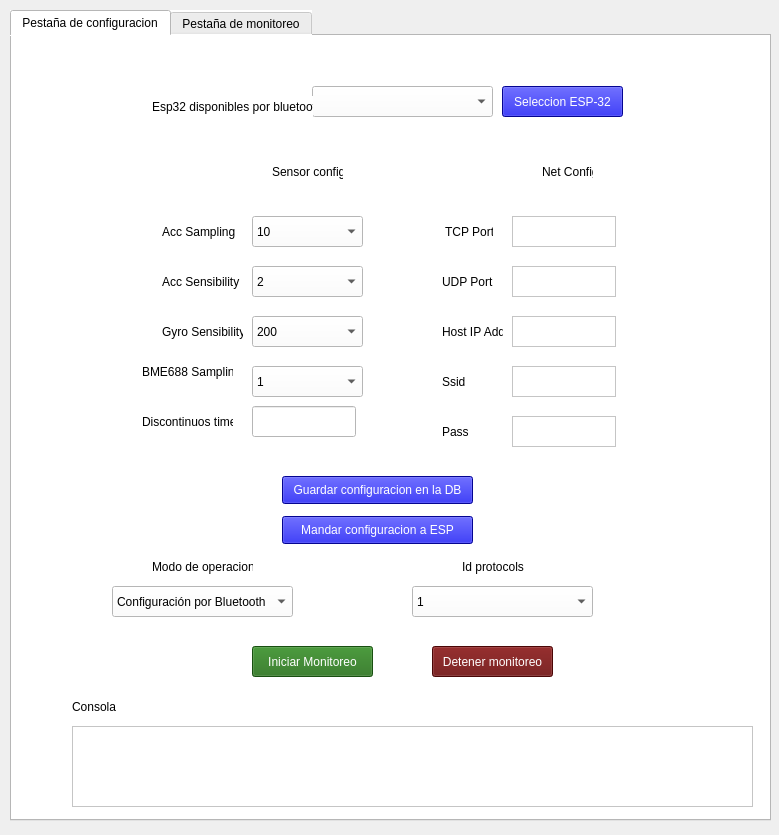
<?xml version="1.0" encoding="UTF-8"?>
<ui version="4.0">
 <class>Dialog</class>
 <widget class="QDialog" name="Dialog">
  <property name="geometry">
   <rect>
    <x>0</x>
    <y>0</y>
    <width>779</width>
    <height>835</height>
   </rect>
  </property>
  <property name="windowTitle">
   <string>Dialog</string>
  </property>
  <widget class="QTabWidget" name="Pestana_principal">
   <property name="geometry">
    <rect>
     <x>10</x>
     <y>10</y>
     <width>761</width>
     <height>811</height>
    </rect>
   </property>
   <property name="styleSheet">
    <string notr="true">background-color: rgb(255, 255, 255);</string>
   </property>
   <property name="currentIndex">
    <number>0</number>
   </property>
   <widget class="QWidget" name="tab">
    <attribute name="title">
     <string>Pestaña de configuracion</string>
    </attribute>
    <widget class="QPushButton" name="boton_inicio_2">
     <property name="geometry">
      <rect>
       <x>350</x>
       <y>-50</y>
       <width>93</width>
       <height>28</height>
      </rect>
     </property>
     <property name="text">
      <string>Inicio</string>
     </property>
    </widget>
    <widget class="QComboBox" name="selec_esp">
     <property name="geometry">
      <rect>
       <x>300</x>
       <y>50</y>
       <width>181</width>
       <height>31</height>
      </rect>
     </property>
     <property name="styleSheet">
      <string notr="true">background-color: rgb(255, 255, 255);</string>
     </property>
    </widget>
    <widget class="QPushButton" name="boton_configuracion_3">
     <property name="geometry">
      <rect>
       <x>490</x>
       <y>50</y>
       <width>121</width>
       <height>31</height>
      </rect>
     </property>
     <property name="styleSheet">
      <string notr="true">background-color: rgb(5, 5, 203);
color: rgb(255, 255, 255);</string>
     </property>
     <property name="text">
      <string>Seleccion ESP-32</string>
     </property>
    </widget>
    <widget class="QPushButton" name="boton_configuracion">
     <property name="geometry">
      <rect>
       <x>270</x>
       <y>440</y>
       <width>191</width>
       <height>28</height>
      </rect>
     </property>
     <property name="styleSheet">
      <string notr="true">background-color: rgb(5, 5, 203);
color: rgb(255, 255, 255);</string>
     </property>
     <property name="text">
      <string>Guardar configuracion en la DB</string>
     </property>
    </widget>
    <widget class="QLabel" name="label_7">
     <property name="geometry">
      <rect>
       <x>150</x>
       <y>180</y>
       <width>81</width>
       <height>31</height>
      </rect>
     </property>
     <property name="text">
      <string>Acc Sampling</string>
     </property>
    </widget>
    <widget class="QLabel" name="label_1">
     <property name="geometry">
      <rect>
       <x>140</x>
       <y>60</y>
       <width>161</width>
       <height>21</height>
      </rect>
     </property>
     <property name="styleSheet">
      <string notr="true">color: rgb(0, 0, 0);

</string>
     </property>
     <property name="text">
      <string>Esp32 disponibles por bluetooth</string>
     </property>
    </widget>
    <widget class="QLabel" name="label_9">
     <property name="geometry">
      <rect>
       <x>150</x>
       <y>230</y>
       <width>81</width>
       <height>31</height>
      </rect>
     </property>
     <property name="text">
      <string>Acc Sensibility</string>
     </property>
    </widget>
    <widget class="QLabel" name="label_11">
     <property name="geometry">
      <rect>
       <x>150</x>
       <y>280</y>
       <width>81</width>
       <height>31</height>
      </rect>
     </property>
     <property name="text">
      <string>Gyro Sensibility</string>
     </property>
    </widget>
    <widget class="QLabel" name="label_20">
     <property name="geometry">
      <rect>
       <x>130</x>
       <y>320</y>
       <width>91</width>
       <height>31</height>
      </rect>
     </property>
     <property name="text">
      <string>BME688 Sampling</string>
     </property>
    </widget>
    <widget class="QLabel" name="label_27">
     <property name="geometry">
      <rect>
       <x>130</x>
       <y>370</y>
       <width>91</width>
       <height>31</height>
      </rect>
     </property>
     <property name="text">
      <string>Discontinuos time</string>
     </property>
    </widget>
    <widget class="QLineEdit" name="text_disc_time">
     <property name="geometry">
      <rect>
       <x>240</x>
       <y>370</y>
       <width>104</width>
       <height>31</height>
      </rect>
     </property>
    </widget>
    <widget class="QTextEdit" name="text_tcp_port">
     <property name="geometry">
      <rect>
       <x>500</x>
       <y>180</y>
       <width>104</width>
       <height>31</height>
      </rect>
     </property>
    </widget>
    <widget class="QLabel" name="label_8">
     <property name="geometry">
      <rect>
       <x>430</x>
       <y>180</y>
       <width>51</width>
       <height>31</height>
      </rect>
     </property>
     <property name="text">
      <string> TCP Port</string>
     </property>
    </widget>
    <widget class="QTextEdit" name="text_udp_port">
     <property name="geometry">
      <rect>
       <x>500</x>
       <y>230</y>
       <width>104</width>
       <height>31</height>
      </rect>
     </property>
    </widget>
    <widget class="QLabel" name="label_10">
     <property name="geometry">
      <rect>
       <x>430</x>
       <y>230</y>
       <width>61</width>
       <height>31</height>
      </rect>
     </property>
     <property name="text">
      <string>UDP Port</string>
     </property>
    </widget>
    <widget class="QTextEdit" name="text_host_ip">
     <property name="geometry">
      <rect>
       <x>500</x>
       <y>280</y>
       <width>104</width>
       <height>31</height>
      </rect>
     </property>
    </widget>
    <widget class="QLabel" name="label_12">
     <property name="geometry">
      <rect>
       <x>430</x>
       <y>280</y>
       <width>61</width>
       <height>31</height>
      </rect>
     </property>
     <property name="text">
      <string>Host IP Addr</string>
     </property>
    </widget>
    <widget class="QTextEdit" name="text_ssid">
     <property name="geometry">
      <rect>
       <x>500</x>
       <y>330</y>
       <width>104</width>
       <height>31</height>
      </rect>
     </property>
    </widget>
    <widget class="QLabel" name="label_26">
     <property name="geometry">
      <rect>
       <x>430</x>
       <y>330</y>
       <width>61</width>
       <height>31</height>
      </rect>
     </property>
     <property name="text">
      <string>Ssid</string>
     </property>
    </widget>
    <widget class="QTextEdit" name="text_pass">
     <property name="geometry">
      <rect>
       <x>500</x>
       <y>380</y>
       <width>104</width>
       <height>31</height>
      </rect>
     </property>
    </widget>
    <widget class="QLabel" name="label_28">
     <property name="geometry">
      <rect>
       <x>430</x>
       <y>380</y>
       <width>61</width>
       <height>31</height>
      </rect>
     </property>
     <property name="text">
      <string>Pass</string>
     </property>
    </widget>
    <widget class="QLabel" name="label_3">
     <property name="geometry">
      <rect>
       <x>530</x>
       <y>120</y>
       <width>51</width>
       <height>31</height>
      </rect>
     </property>
     <property name="text">
      <string>Net Config</string>
     </property>
    </widget>
    <widget class="QLabel" name="label_2">
     <property name="geometry">
      <rect>
       <x>260</x>
       <y>120</y>
       <width>71</width>
       <height>31</height>
      </rect>
     </property>
     <property name="text">
      <string>Sensor config</string>
     </property>
    </widget>
    <widget class="QTextEdit" name="consola_1">
     <property name="geometry">
      <rect>
       <x>60</x>
       <y>690</y>
       <width>681</width>
       <height>81</height>
      </rect>
     </property>
     <property name="styleSheet">
      <string notr="true">background-color: rgb(255, 255, 255);</string>
     </property>
    </widget>
    <widget class="QLabel" name="label_31">
     <property name="geometry">
      <rect>
       <x>60</x>
       <y>660</y>
       <width>141</width>
       <height>21</height>
      </rect>
     </property>
     <property name="styleSheet">
      <string notr="true">color: rgb(0, 0, 0);

</string>
     </property>
     <property name="text">
      <string>Consola</string>
     </property>
    </widget>
    <widget class="QPushButton" name="boton_inicio">
     <property name="geometry">
      <rect>
       <x>240</x>
       <y>610</y>
       <width>121</width>
       <height>31</height>
      </rect>
     </property>
     <property name="styleSheet">
      <string notr="true">background-color: rgb(34, 111, 22);
color: rgb(255, 255, 255);</string>
     </property>
     <property name="text">
      <string>Iniciar Monitoreo</string>
     </property>
    </widget>
    <widget class="QComboBox" name="box_modo_op">
     <property name="geometry">
      <rect>
       <x>100</x>
       <y>550</y>
       <width>181</width>
       <height>31</height>
      </rect>
     </property>
     <property name="styleSheet">
      <string notr="true">background-color: rgb(255, 255, 255);</string>
     </property>
     <item>
      <property name="text">
       <string>Configuración por Bluetooth </string>
      </property>
     </item>
     <item>
      <property name="text">
       <string>Configuración vía TCP en BD </string>
      </property>
     </item>
     <item>
      <property name="text">
       <string>Conexión TCP continua</string>
      </property>
     </item>
     <item>
      <property name="text">
       <string>Conexión TCP discontinua</string>
      </property>
     </item>
     <item>
      <property name="text">
       <string>Conexión UDP</string>
      </property>
     </item>
     <item>
      <property name="text">
       <string>BLE continua </string>
      </property>
     </item>
     <item>
      <property name="text">
       <string>BLE discontinua</string>
      </property>
     </item>
    </widget>
    <widget class="QLabel" name="label_29">
     <property name="geometry">
      <rect>
       <x>140</x>
       <y>520</y>
       <width>101</width>
       <height>21</height>
      </rect>
     </property>
     <property name="styleSheet">
      <string notr="true">color: rgb(0, 0, 0);

</string>
     </property>
     <property name="text">
      <string>Modo de operacion</string>
     </property>
    </widget>
    <widget class="QPushButton" name="boton_detener">
     <property name="geometry">
      <rect>
       <x>420</x>
       <y>610</y>
       <width>121</width>
       <height>31</height>
      </rect>
     </property>
     <property name="styleSheet">
      <string notr="true">background-color: rgb(103, 8, 8);
color: rgb(255, 255, 255);</string>
     </property>
     <property name="text">
      <string>Detener monitoreo</string>
     </property>
    </widget>
    <widget class="QComboBox" name="box_id_protocol">
     <property name="geometry">
      <rect>
       <x>400</x>
       <y>550</y>
       <width>181</width>
       <height>31</height>
      </rect>
     </property>
     <property name="styleSheet">
      <string notr="true">background-color: rgb(255, 255, 255);</string>
     </property>
     <item>
      <property name="text">
       <string>1</string>
      </property>
     </item>
     <item>
      <property name="text">
       <string>2</string>
      </property>
     </item>
     <item>
      <property name="text">
       <string>3</string>
      </property>
     </item>
     <item>
      <property name="text">
       <string>4</string>
      </property>
     </item>
     <item>
      <property name="text">
       <string>5</string>
      </property>
     </item>
    </widget>
    <widget class="QLabel" name="label_30">
     <property name="geometry">
      <rect>
       <x>450</x>
       <y>520</y>
       <width>101</width>
       <height>21</height>
      </rect>
     </property>
     <property name="styleSheet">
      <string notr="true">color: rgb(0, 0, 0);

</string>
     </property>
     <property name="text">
      <string>Id protocols</string>
     </property>
    </widget>
    <widget class="QComboBox" name="box_acc_sampling">
     <property name="geometry">
      <rect>
       <x>240</x>
       <y>180</y>
       <width>111</width>
       <height>31</height>
      </rect>
     </property>
     <item>
      <property name="text">
       <string>10</string>
      </property>
     </item>
     <item>
      <property name="text">
       <string>100</string>
      </property>
     </item>
     <item>
      <property name="text">
       <string>400</string>
      </property>
     </item>
     <item>
      <property name="text">
       <string>1000</string>
      </property>
     </item>
    </widget>
    <widget class="QComboBox" name="box_acc_sensibility">
     <property name="geometry">
      <rect>
       <x>240</x>
       <y>230</y>
       <width>111</width>
       <height>31</height>
      </rect>
     </property>
     <item>
      <property name="text">
       <string>2</string>
      </property>
     </item>
     <item>
      <property name="text">
       <string>4</string>
      </property>
     </item>
     <item>
      <property name="text">
       <string>8</string>
      </property>
     </item>
     <item>
      <property name="text">
       <string>16</string>
      </property>
     </item>
     <item>
      <property name="text">
       <string/>
      </property>
     </item>
    </widget>
    <widget class="QComboBox" name="box_gyro_sensibility">
     <property name="geometry">
      <rect>
       <x>240</x>
       <y>280</y>
       <width>111</width>
       <height>31</height>
      </rect>
     </property>
     <item>
      <property name="text">
       <string>200</string>
      </property>
     </item>
     <item>
      <property name="text">
       <string>250</string>
      </property>
     </item>
     <item>
      <property name="text">
       <string>500</string>
      </property>
     </item>
    </widget>
    <widget class="QComboBox" name="box_bme_sampling">
     <property name="geometry">
      <rect>
       <x>240</x>
       <y>330</y>
       <width>111</width>
       <height>31</height>
      </rect>
     </property>
     <item>
      <property name="text">
       <string>1</string>
      </property>
     </item>
     <item>
      <property name="text">
       <string>2</string>
      </property>
     </item>
     <item>
      <property name="text">
       <string>3</string>
      </property>
     </item>
     <item>
      <property name="text">
       <string>4</string>
      </property>
     </item>
    </widget>
    <widget class="QPushButton" name="boton_configuracion_2">
     <property name="geometry">
      <rect>
       <x>270</x>
       <y>480</y>
       <width>191</width>
       <height>28</height>
      </rect>
     </property>
     <property name="styleSheet">
      <string notr="true">background-color: rgb(5, 5, 203);
color: rgb(255, 255, 255);</string>
     </property>
     <property name="text">
      <string>Mandar configuracion a ESP</string>
     </property>
    </widget>
   </widget>
   <widget class="QWidget" name="tab_2">
    <attribute name="title">
     <string>Pestaña de monitoreo</string>
    </attribute>
    <widget class="GraphicsLayoutWidget" name="plot1">
     <property name="geometry">
      <rect>
       <x>30</x>
       <y>60</y>
       <width>691</width>
       <height>141</height>
      </rect>
     </property>
     <property name="styleSheet">
      <string notr="true">background-color: rgb(0, 0, 0);</string>
     </property>
    </widget>
    <widget class="GraphicsLayoutWidget" name="plot2">
     <property name="geometry">
      <rect>
       <x>30</x>
       <y>230</y>
       <width>691</width>
       <height>141</height>
      </rect>
     </property>
     <property name="styleSheet">
      <string notr="true">background-color: rgb(0, 0, 0);</string>
     </property>
    </widget>
    <widget class="QLabel" name="label_21">
     <property name="geometry">
      <rect>
       <x>40</x>
       <y>610</y>
       <width>141</width>
       <height>21</height>
      </rect>
     </property>
     <property name="styleSheet">
      <string notr="true">color: rgb(0, 0, 0);

</string>
     </property>
     <property name="text">
      <string>Consola</string>
     </property>
    </widget>
    <widget class="QProgressBar" name="barra">
     <property name="geometry">
      <rect>
       <x>510</x>
       <y>700</y>
       <width>111</width>
       <height>16</height>
      </rect>
     </property>
     <property name="value">
      <number>24</number>
     </property>
    </widget>
    <widget class="QTextEdit" name="consola_4">
     <property name="geometry">
      <rect>
       <x>40</x>
       <y>640</y>
       <width>681</width>
       <height>81</height>
      </rect>
     </property>
     <property name="styleSheet">
      <string notr="true">background-color: rgb(255, 255, 255);</string>
     </property>
    </widget>
    <widget class="QComboBox" name="selec_plot1">
     <property name="geometry">
      <rect>
       <x>370</x>
       <y>20</y>
       <width>171</width>
       <height>31</height>
      </rect>
     </property>
     <property name="styleSheet">
      <string notr="true">background-color: rgb(255, 255, 255);</string>
     </property>
     <item>
      <property name="text">
       <string>Temperatura</string>
      </property>
     </item>
     <item>
      <property name="text">
       <string>humedad</string>
      </property>
     </item>
     <item>
      <property name="text">
       <string>Acc_x</string>
      </property>
     </item>
     <item>
      <property name="text">
       <string>Acc_y</string>
      </property>
     </item>
     <item>
      <property name="text">
       <string>Acc_z</string>
      </property>
     </item>
     <item>
      <property name="text">
       <string>RMS</string>
      </property>
     </item>
    </widget>
    <widget class="QLabel" name="label_23">
     <property name="geometry">
      <rect>
       <x>160</x>
       <y>20</y>
       <width>201</width>
       <height>31</height>
      </rect>
     </property>
     <property name="text">
      <string>Seleccionar variable a graficar en plot 1</string>
     </property>
    </widget>
    <widget class="QLabel" name="label_24">
     <property name="geometry">
      <rect>
       <x>160</x>
       <y>200</y>
       <width>201</width>
       <height>31</height>
      </rect>
     </property>
     <property name="text">
      <string>Seleccionar variable a graficar en plot 2</string>
     </property>
    </widget>
    <widget class="QComboBox" name="selec_plot2">
     <property name="geometry">
      <rect>
       <x>370</x>
       <y>200</y>
       <width>171</width>
       <height>31</height>
      </rect>
     </property>
     <property name="styleSheet">
      <string notr="true">background-color: rgb(255, 255, 255);</string>
     </property>
     <item>
      <property name="text">
       <string>Temperatura</string>
      </property>
     </item>
     <item>
      <property name="text">
       <string>humedad</string>
      </property>
     </item>
     <item>
      <property name="text">
       <string>Acc_x</string>
      </property>
     </item>
     <item>
      <property name="text">
       <string>Acc_y</string>
      </property>
     </item>
     <item>
      <property name="text">
       <string>Acc_z</string>
      </property>
     </item>
     <item>
      <property name="text">
       <string>RMS</string>
      </property>
     </item>
    </widget>
    <widget class="QComboBox" name="selec_plot3">
     <property name="geometry">
      <rect>
       <x>370</x>
       <y>370</y>
       <width>171</width>
       <height>31</height>
      </rect>
     </property>
     <property name="styleSheet">
      <string notr="true">background-color: rgb(255, 255, 255);</string>
     </property>
     <item>
      <property name="text">
       <string>Temperatura</string>
      </property>
     </item>
     <item>
      <property name="text">
       <string>humedad</string>
      </property>
     </item>
     <item>
      <property name="text">
       <string>Acc_x</string>
      </property>
     </item>
     <item>
      <property name="text">
       <string>Acc_y</string>
      </property>
     </item>
     <item>
      <property name="text">
       <string>Acc_z</string>
      </property>
     </item>
     <item>
      <property name="text">
       <string>RMS</string>
      </property>
     </item>
    </widget>
    <widget class="GraphicsLayoutWidget" name="plot3">
     <property name="geometry">
      <rect>
       <x>30</x>
       <y>400</y>
       <width>691</width>
       <height>141</height>
      </rect>
     </property>
     <property name="styleSheet">
      <string notr="true">background-color: rgb(0, 0, 0);</string>
     </property>
    </widget>
    <widget class="QLabel" name="label_25">
     <property name="geometry">
      <rect>
       <x>160</x>
       <y>370</y>
       <width>201</width>
       <height>31</height>
      </rect>
     </property>
     <property name="text">
      <string>Seleccionar variable a graficar en plot 3</string>
     </property>
    </widget>
    <widget class="QPushButton" name="boton_graficar">
     <property name="geometry">
      <rect>
       <x>273</x>
       <y>560</y>
       <width>94</width>
       <height>28</height>
      </rect>
     </property>
     <property name="styleSheet">
      <string notr="true">background-color: rgb(12, 85, 8);
color: rgb(255, 255, 255);</string>
     </property>
     <property name="text">
      <string>Graficar</string>
     </property>
    </widget>
    <widget class="QPushButton" name="boton_detener_graficar">
     <property name="geometry">
      <rect>
       <x>397</x>
       <y>560</y>
       <width>94</width>
       <height>28</height>
      </rect>
     </property>
     <property name="styleSheet">
      <string notr="true">background-color: rgb(103, 8, 8);
color: rgb(255, 255, 255);</string>
     </property>
     <property name="text">
      <string>Graficar</string>
     </property>
    </widget>
   </widget>
  </widget>
 </widget>
 <customwidgets>
  <customwidget>
   <class>GraphicsLayoutWidget</class>
   <extends>QGraphicsView</extends>
   <header location="global">pyqtgraph</header>
  </customwidget>
 </customwidgets>
 <resources/>
 <connections/>
</ui>
